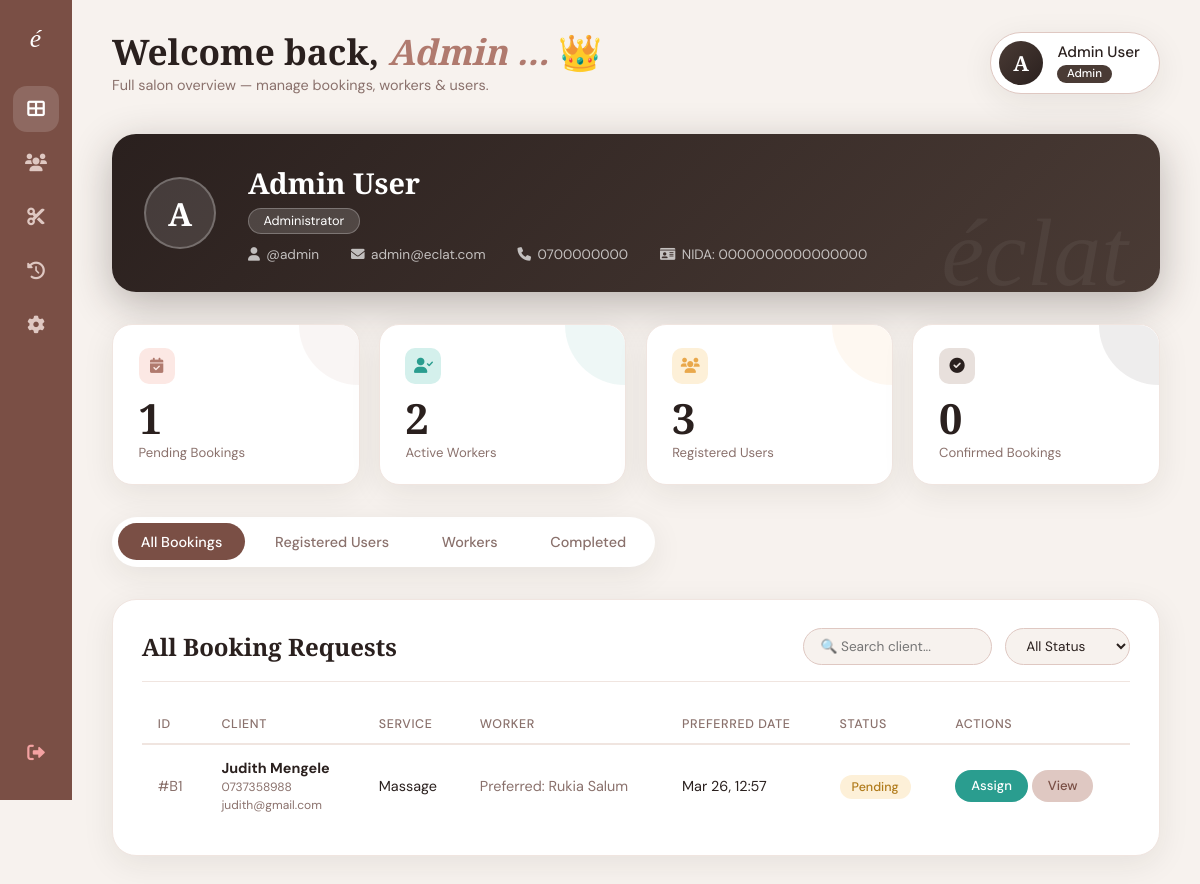
The page /admin-dashboard (signed in) on the database its author committed.
### workshop/models.py (models this page shows, shortened)
class User(models.Model):
    ROLE_CHOICES = [
        ('worker', 'Worker'),
        ('admin', 'Admin'),
        ('manager', 'Manager'),
    ]
    full_name = models.CharField(max_length=150)
    username = models.CharField(max_length=50, unique=True)
    email = models.EmailField(unique=True)
    phone = models.CharField(max_length=20)
    nida = models.CharField(max_length=30, unique=True)
    password = models.CharField(max_length=255)
    role = models.CharField(max_length=50, choices=ROLE_CHOICES, default='worker')  # ← new
    created_at = models.DateTimeField(auto_now_add=True)
    specialization = models.CharField(max_length=100, blank=True, null=True)  # e.g., "Hair Stylist", "Makeup Artist"
    bio = models.TextField(blank=True, null=True)  # Short bio/description
    experience_years = models.IntegerField(default=0)  # Years of experience
    profile_image = models.ImageField(upload_to='workers/', blank=True, null=True)  # Profile photo
    is_available = models.BooleanField(default=True)  # Availability status

class Booking(models.Model):
    STATUS_CHOICES = [
        ('pending', 'Pending'),
        ('confirmed', 'Confirmed'),
        ('completed', 'Completed'),
        ('cancelled', 'Cancelled'),
    ]
    client_name = models.CharField(max_length=150)
    client_phone = models.CharField(max_length=20)
    client_email = models.EmailField(blank=True, null=True)
    service = models.ForeignKey(Service, on_delete=models.SET_NULL, null=True, related_name='bookings')
    service_name = models.CharField(max_length=100, blank=True)  # Store service name if service is deleted
    preferred_attendant = models.ForeignKey(User, on_delete=models.SET_NULL, null=True, blank=True, related_name='assigned_bookings', limit_choices_to={'role': 'worker'})
    preferred_attendant_name = models.CharField(max_length=150, blank=True)  # Store attendant name
    notes = models.TextField(blank=True)
    preferred_date = models.DateTimeField(null=True, blank=True)  # Preferred date/time
    status = models.CharField(max_length=20, choices=STATUS_CHOICES, default='pending')
    created_at = models.DateTimeField(auto_now_add=True)
    updated_at = models.DateTimeField(auto_now=True)
    assigned_worker = models.ForeignKey(User, on_delete=models.SET_NULL, null=True, blank=True, related_name='working_bookings', limit_choices_to={'role': 'worker'})

class Service(models.Model):
    name = models.CharField(max_length=100)
    description = models.TextField()
    price = models.DecimalField(max_digits=10, decimal_places=2)
    duration_minutes = models.IntegerField(help_text="Duration in minutes")

### workshop/views.py (the view)
# urls.py: path('admin-dashboard', views.admin_dashboard, name='admin-dashboard'),
def admin_dashboard(request):
    user_id = request.session.get('user_id')
    if not user_id:
        return redirect('login')
    if request.session.get('user_role') != 'admin':
        return redirect('worker-dashboard')
    user = User.objects.get(id=user_id)
    users = User.objects.all().order_by('-created_at')
    workers = User.objects.filter(role='worker')
    all_bookings = Booking.objects.all().order_by('-created_at')
    completed_bookings = Booking.objects.filter(status='completed').order_by('-updated_at')[:20]
    pending_count = Booking.objects.filter(status='pending').count()
    confirmed_count = Booking.objects.filter(status='confirmed').count()
    completed_count = Booking.objects.filter(status='completed').count()
    cancelled_count = Booking.objects.filter(status='cancelled').count()
    return render(request, 'workshop/admin-dashboard.html', {
        'user': user,
        'users': users,
        'workers': workers,  # Pass workers to template
        'bookings': all_bookings,
        'completed_bookings': completed_bookings,  # For history tab
        'pending_count': pending_count,
        'confirmed_count': confirmed_count,
        'completed_count': completed_count,
        'cancelled_count': cancelled_count,
    })

### workshop/templates/workshop/admin-dashboard.html (shortened to what this page needs)
<!DOCTYPE html>
<html lang="en">
<head>
    <link rel="stylesheet" href="https://cdnjs.cloudflare.com/ajax/libs/font-awesome/6.0.0-beta3/css/all.min.css">
</head>
<body>
    <nav class="sidebar">
        <div class="logo">é</div>
        <a class="active" title="Dashboard" onclick="switchTab('bookings', this)"><i class="fas fa-th-large"></i></a>
        <a title="Users" onclick="switchTab('users', this)"><i class="fas fa-users"></i></a>
        <a title="Workers" onclick="switchTab('workers', this)"><i class="fas fa-cut"></i></a>
        <a title="History" onclick="switchTab('history', this)"><i class="fas fa-history"></i></a>
        <a title="Settings"><i class="fas fa-cog"></i></a>
        <a href="{% url 'login' %}" class="logout" title="Logout"><i class="fas fa-sign-out-alt"></i></a>
    </nav>
    <div class="main">
        <div class="topbar">
            <div class="topbar-left">
                <h1>Welcome back, <span>{{ user.full_name|truncatewords:1 }}</span> 👑</h1>
                <p>Full salon overview — manage bookings, workers & users.</p>
            </div>
            <div class="profile-pill">
                <div class="profile-avatar">{{ user.full_name|first|upper }}</div>
                <div class="profile-info">
                    <div class="name">{{ user.full_name }}</div>
                    <div class="role-badge">Admin</div>
                </div>
            </div>
        </div>
        <div class="admin-info-card">
            <div class="admin-info-avatar">{{ user.full_name|first|upper }}</div>
            <div class="admin-info-details">
                <h2>{{ user.full_name }}</h2>
                <div class="role-tag">Administrator</div>
                <div class="admin-info-meta">
                    <span><i class="fas fa-user"></i> @{{ user.username }}</span>
                    <span><i class="fas fa-envelope"></i> {{ user.email }}</span>
                    <span><i class="fas fa-phone"></i> {{ user.phone }}</span>
                    <span><i class="fas fa-id-card"></i> NIDA: {{ user.nida }}</span>
                </div>
            </div>
        </div>
        <div class="stats-row">
            <div class="stat-card">
                <div class="stat-icon"><i class="fas fa-calendar-check"></i></div>
                <div class="stat-number">{{ pending_count|default:0 }}</div>
                <div class="stat-label">Pending Bookings</div>
            </div>
            <div class="stat-card">
                <div class="stat-icon"><i class="fas fa-user-check"></i></div>
                <div class="stat-number">{{ workers|length }}</div>
                <div class="stat-label">Active Workers</div>
            </div>
            <div class="stat-card">
                <div class="stat-icon"><i class="fas fa-users"></i></div>
                <div class="stat-number">{{ users|length }}</div>
                <div class="stat-label">Registered Users</div>
            </div>
            <div class="stat-card">
                <div class="stat-icon"><i class="fas fa-check-circle"></i></div>
                <div class="stat-number">{{ confirmed_count|default:0 }}</div>
                <div class="stat-label">Confirmed Bookings</div>
            </div>
        </div>
        <div class="tabs">
            <div class="tab active" onclick="switchTab('bookings', this)">All Bookings</div>
            <div class="tab" onclick="switchTab('users', this)">Registered Users</div>
            <div class="tab" onclick="switchTab('workers', this)">Workers</div>
            <div class="tab" onclick="switchTab('history', this)">Completed</div>
        </div>
        <div id="tab-bookings" class="tab-panel active">
            <div class="card">
                <div class="card-header">
                    <h2>All Booking Requests</h2>
                    <div class="filter-bar">
                        <input type="text" id="searchBookings" class="filter-input" placeholder="🔍 Search client..." onkeyup="filterBookings()">
                        <select id="statusFilter" class="filter-input" onchange="filterBookings()">
                            <option value="all">All Status</option>
                        </select>
                    </div>
                </div>
                <div style="overflow-x: auto;">
                    <table id="bookingsTable">
                        <thead>
                            <tr>
                                <th>ID</th><th>Client</th><th>Service</th>
                                <th>Worker</th><th>Preferred Date</th><th>Status</th><th>Actions</th>
                            </tr>
                        </thead>
                        <tbody>
                            {% for booking in bookings %}
                            <tr class="booking-row" data-status="{{ booking.status }}">
                                <td style="color:var(--muted)">#B{{ booking.id }}</td>
                                <td>
                                    <strong>{{ booking.client_name }}</strong><br>
                                    <small style="color:var(--muted)">{{ booking.client_phone }}</small>
                                    {% if booking.client_email %}
                                    <br><small style="color:var(--muted)">{{ booking.client_email }}</small>
                                    {% endif %}
                                </td>
                                <td>{{ booking.service_name|default:booking.service.name }}</td>
                                <td>
                                    {% if booking.assigned_worker %}
                                        {{ booking.assigned_worker.full_name }}
                                    {% elif booking.preferred_attendant %}
                                        <span style="color:var(--muted)">Preferred: {{ booking.preferred_attendant.full_name }}</span>
                                    {% else %}
                                        <span style="color:var(--muted); font-style:italic">Not assigned</span>
                                    {% endif %}
                                </td>
                                <td>
                                    {% if booking.preferred_date %}
                                        {{ booking.preferred_date|date:"M d, H:i" }}
                                    {% else %}
                                        <span style="color:var(--muted)">Flexible</span>
                                    {% endif %}
                                </td>
                                <td>
                                    {% if booking.status == 'pending' %}
                                        <span class="badge badge-pending">Pending</span>
                                    {% elif booking.status == 'confirmed' %}
                                        <span class="badge badge-confirmed">Confirmed</span>
                                    {% elif booking.status == 'completed' %}
                                        <span class="badge badge-completed">Completed</span>
                                    {% elif booking.status == 'cancelled' %}
                                        <span class="badge badge-cancelled">Cancelled</span>
                                    {% endif %}
                                </td>
                                <td>
                                    <button class="btn btn-teal" onclick="openAssignModal({{ booking.id }}, '{{ booking.client_name }}')">Assign</button>
                                    <button class="btn btn-ghost" onclick="viewBookingDetails({{ booking.id }})">View</button>
                                </td>
                            </tr>
                            {% endfor %}
                        </tbody>
                    </table>
                </div>
            </div>
        </div>
    </div>
</body>
</html>

### rows shown on the page
User: full_name "Admin …", full_name|first "A", full_name "Admin User", username "admin", email "admin@eclat.com", phone "0700000000", nida "0000000000000000"
Booking: id "1", client_name "Judith Mengele", client_phone "0737358988", client_email "judith@gmail.com", service_name "Massage", preferred_attendant.full_name "Rukia Salum", preferred_date "Mar 26, 12:57", status "Pending"

### other values the page prints
{{ pending_count|default:0 }} "1"
{{ workers|length }} "2"
{{ users|length }} "3"
{{ confirmed_count|default:0 }} "0"
